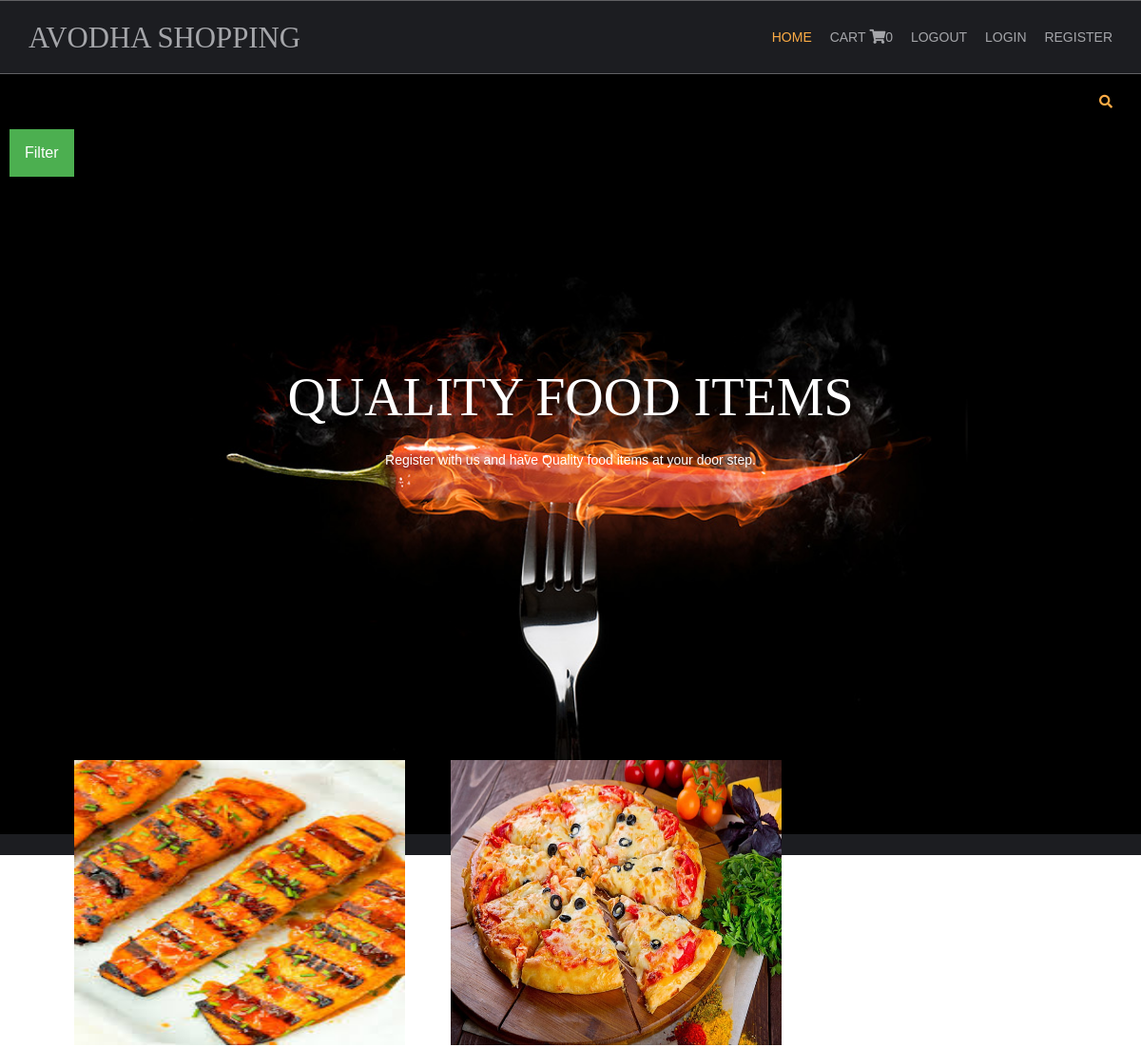
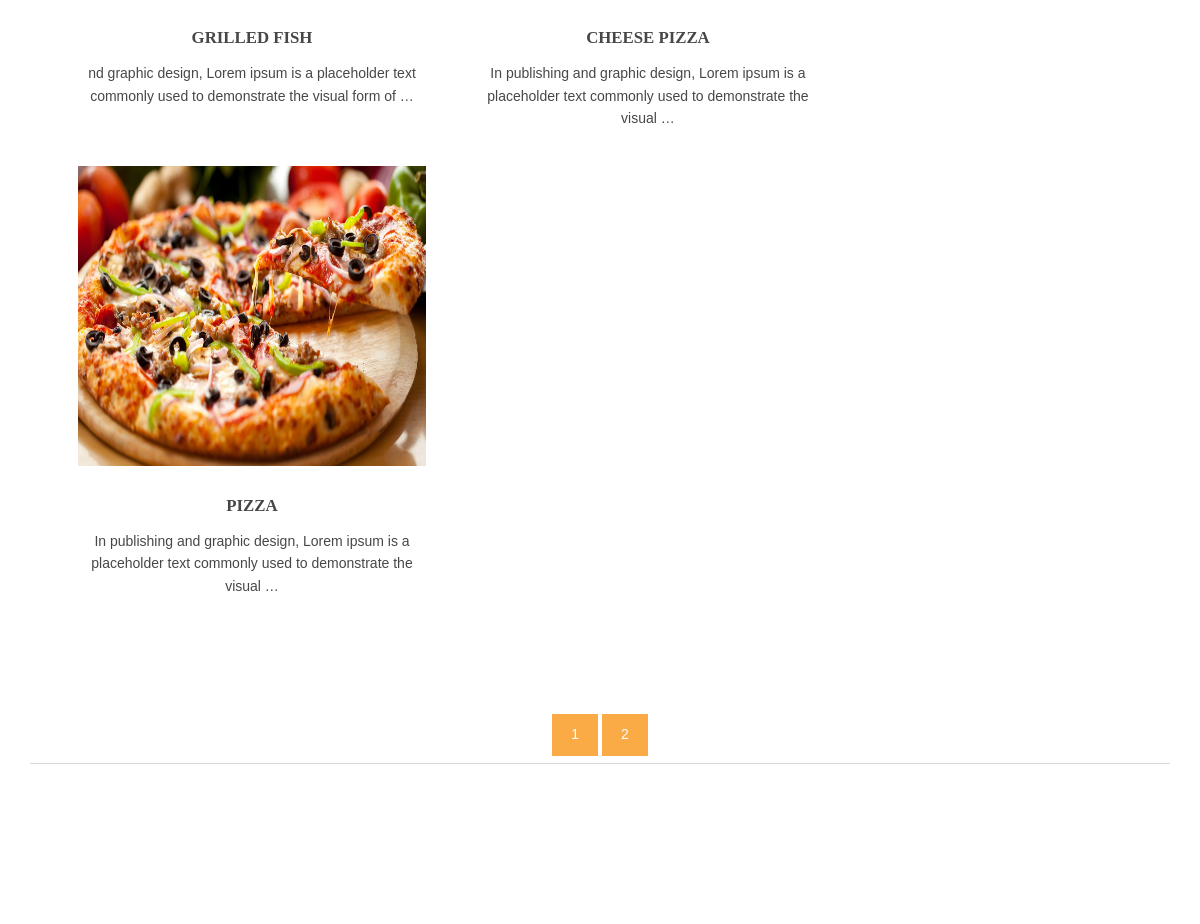
Screenshot of /?page=2 with the database file from the repository (2 pictures, top to bottom).
### shop/models.py (models this page shows, shortened)
class products(models.Model):
    name=models.CharField(max_length=200,unique=True)
    slug = models.SlugField(max_length=200, unique=True)
    img= models.ImageField(upload_to='product')
    desc= models.TextField()
    stock= models.IntegerField()
    available=models.BooleanField()
    price=models.IntegerField()
    category=models.ForeignKey(categ,on_delete=models.CASCADE)
    def get_url(self):
        return reverse('details',args=[self.category.slug,self.slug])

### shop/views.py (the view)
# urls.py: 2. Add a URL to urlpatterns:  path('', views.home, name='home')
def home(request,c_slug=None):
    c_page=None
    prodt=None
    if c_slug!=None:
        c_page=get_object_or_404(categ,slug=c_slug)
        prodt=products.objects.filter(category=c_page,available=True)
    else:
         prodt=products.objects.all().filter(available=True)
    cat=categ.objects.all()
    paginator=Paginator(prodt,6)
    try:
        page=int(request.GET.get('page','1'))
    except:
        page=1
    try:
        pro=paginator.page(page)
    except(EmptyPage,InvalidPage):
        pro=paginator.page(paginator.num_pages)
    return render(request,'index.html', {'prod': prodt, 'ct': cat, 'pg': pro})

### cart/context_processor.py (called while the page is built)
def count(request):
    item_count=0
    if 'admin' in request.path:
        return {}
    else:
        try:
            ct=cartlist.objects.filter(cart_id=c_id(request))
            cti=cartitems.objects.all().filter(cart=ct[:1])
            for c in cti:
                item_count+=c.quantity
        except cartlist.DoesNotExist:
            item_count=0
        return dict(itc=item_count)

### cart/views.py (called while the page is built)
def c_id(request):
    ct_id=request.session.session_key
    if not ct_id:
        ct_id=request.session.create()
    return ct_id

### shop/models.py (called while the page is built)
    def get_url(self):
        return reverse('prod_cat',args=[self.slug])

### templates/index.html (shortened to what this page needs)
{% extends 'base.html' %}
{% load static %}
{% block content %}
<html lang="">
<head>
<link href="{% static 'hm/layout/styles/layout.css' %}" rel="stylesheet" type="text/css" media="all">
</head>
<body id="top">
<div class="abcd" style="background-image:url({% static 'hm/images/demo/backgrounds/bgb1.jpg' %});">
  <div class="wrapper row0">
    <div id="topbar" class="hoc clear">
  <div class="fl_right">
        <ul class="nospace">
          <li id="searchform">
          </li>
        </ul>
        </div>
  </div>
    <div class="dropdown">
  <button class="dropbtn">Filter</button>
</div>
      </div>
  <div id="pageintro" class="hoc clear">
    <article>
      <h3 class="heading">QUALITY FOOD ITEMS</h3>
      <p>Register with us and have Quality food items at your door step.</p>
    </article>
  </div>
</div>
<div class="category">
<div class="wrapper row3">
  <main class="hoc container clear">
    <section id="introblocks">
      <ul class="nospace group btmspace-80">
        {% for i in pg.object_list %}
        <li class="one_third">
          <figure><a class="imgover" href="{{i.get_url}}"><img src="{{i.img.url}}" alt="" style="height:300px;width:400px;"></a>
            <figcaption>
              <h6 class="heading">{{i.name}}</h6>
              <p>{{i.desc|truncatewords:17}}</p><br>
            </figcaption>
          </figure>
        </li>
        {% endfor %}
      </ul>
    </section>
    <center>
      {% for p in pg.paginator.page_range %}
      <a href="?page={{p}}" class="btn btn-outline-warning {% if pg.number == p %} active {% endif %}">{{p}}</a>
      {% endfor %}
    </center>
    <hr class="btmspace-80">
  </main>
</div>
</div>
</body>
</html>
{% endblock %}

### static/hm/layout/styles/layout.css (style rules this page uses)
#topbar { padding:20px 0; font-size:.8rem; text-transform:uppercase; }
#topbar ul li { display:inline-block; margin-right:15px; }
#topbar ul li:last-child { margin-right:0; padding-right:0; border-right:none; }
#topbar #searchform { position:relative; line-height:1; z-index:9999; }
#topbar #searchform::after { display:block; height:18px; line-height:18px; padding:0; font-family:"Font Awesome\ 5 Free"; font-weight:900; font-size:1rem; content:"\f002"; }
#topbar #searchform ::placeholder { text-transform:capitalize; }
#pageintro { padding:200px 0 300px; }
#pageintro article, #pageintro article p { display:block; max-width:75%; margin:0 auto; text-align:center; }
#pageintro article p { max-width:65%; line-height:2rem; }
#pageintro .heading { margin-bottom:20px; font-size:4rem; }
.container { padding:80px 0; }
#introblocks { display:block; position:relative; margin:-180px 0 0 0; z-index:1; text-align:center; }
#introblocks figure figcaption { display:block; padding:30px 0 0 0; text-align:center; }
#introblocks figure figcaption .heading { font-size:1.2rem; font-weight:700; margin-bottom:0; }
*, *::before, *::after { transition:all .3s ease-in-out; }
body { color:#A5A6AA; background-color:#1C1D21; }
a { color:#FBAB45; }
hr, .borderedbox { border-color:#D7D7D7; }
.btn, .btn.inverse:hover { color:#FFFFFF; background-color:#FBAB45; border-color:#FBAB45; }
.imgover, .imgover:hover::after { color:#FFFFFF; }
.row3 { color:#474747; background-color:#FFFFFF; }
#topbar #searchform { color:#FBAB45; }
#pageintro { color:#FFFFFF; }
@media screen and (min-width:1140px) { .hoc { max-width:1140px; } }

### static/hm/layout/styles/framework.css (style rules this page uses)
html { overflow-y:scroll; overflow-x:hidden; }
html, body { margin:0; padding:0; font-size:14px; line-height:1.6em; }
*, *::before, *::after { box-sizing:border-box; }
.nospace { margin:0; padding:0; list-style:none; }
.btn { display:inline-block; padding:8px 18px 10px; text-transform:uppercase; border:1px solid; }
.clear, .group { display:block; }
.clear::before, .clear::after, .group::before, .group::after { display:table; content:""; }
.clear, .clear::after, .group, .group::after { clear:both; }
a { outline:none; text-decoration:none; }
.fl_right, .imgr { float:right; }
img { width:auto; max-width:100%; height:auto; margin:0; padding:0; border:none; line-height:normal; vertical-align:middle; }
.imgover { display:inline-block; position:relative; max-width:100%; }
.imgover::before, .imgover::after { display:block; position:absolute; content:""; text-align:center; opacity:0; }
.imgover::before { top:0; right:0; bottom:0; left:0; }
.imgover::after { top:50%; left:50%; width:50px; height:50px; line-height:50px; margin:-25px 0 0 -25px; font-family:"Font Awesome\ 5 Free"; font-weight:900; content:"\f067"; font-size:28px; }
body, input, textarea, select { font-family:Verdana, Geneva, sans-serif; }
h1, h2, h3, h4, h5, h6, .heading { font-family:Georgia, "Times New Roman", Times, serif; }
label, input, textarea, select, button { display:block; resize:none; outline:none; color:inherit; font-size:inherit; font-family:inherit; vertical-align:middle; }
::placeholder { opacity:1; }
h1, h2, h3, h4, h5, h6, .heading { margin:0 0 20px 0; font-size:1.4rem; line-height:normal; font-weight:normal; text-transform:uppercase; }
hr { display:block; width:100%; height:1px; border:solid; border-width:1px 0 0 0; }
.wrapper { display:block; position:relative; width:100%; margin:0; padding:0; text-align:left; word-wrap:break-word; }
.hoc { display:block; margin:0 auto; }
address, article, aside, figcaption, figure, footer, header, main, nav, section { display:block; margin:0; padding:0; }
.one_half, .one_third, .two_third, .one_quarter, .two_quarter, .three_quarter { display:inline-block; float:left; margin:0 0 0 4.21052%; list-style:none; }
.one_third { width:30.52631%; }
.btmspace-80 { margin-bottom:80px; }

### templates/index.html (style rules this page uses)
.dropbtn { background-color: #4CAF50; color: white; padding: 16px; font-size: 16px; border: none; cursor: pointer; }
.dropdown { position: relative; display: inline-block; padding-left:10px; }
.abcd { height:100%; background-position:center; background-repeat:no-repeat; background-size:cover; }

### rows the page displays
products: img (picture), name "GRILLED FISH", desc "nd graphic design, Lorem ipsum is a placeholder text commonly used to demonstrate the visual form of …"
products: img (picture), name "CHEESE PIZZA", desc "In publishing and graphic design, Lorem ipsum is a placeholder text commonly used to demonstrate the visual …"
products: img (picture), name "PIZZA", desc "In publishing and graphic design, Lorem ipsum is a placeholder text commonly used to demonstrate the visual …"

### other values shown
{{ itc }} "0"
{{ p }} "1" "2"
